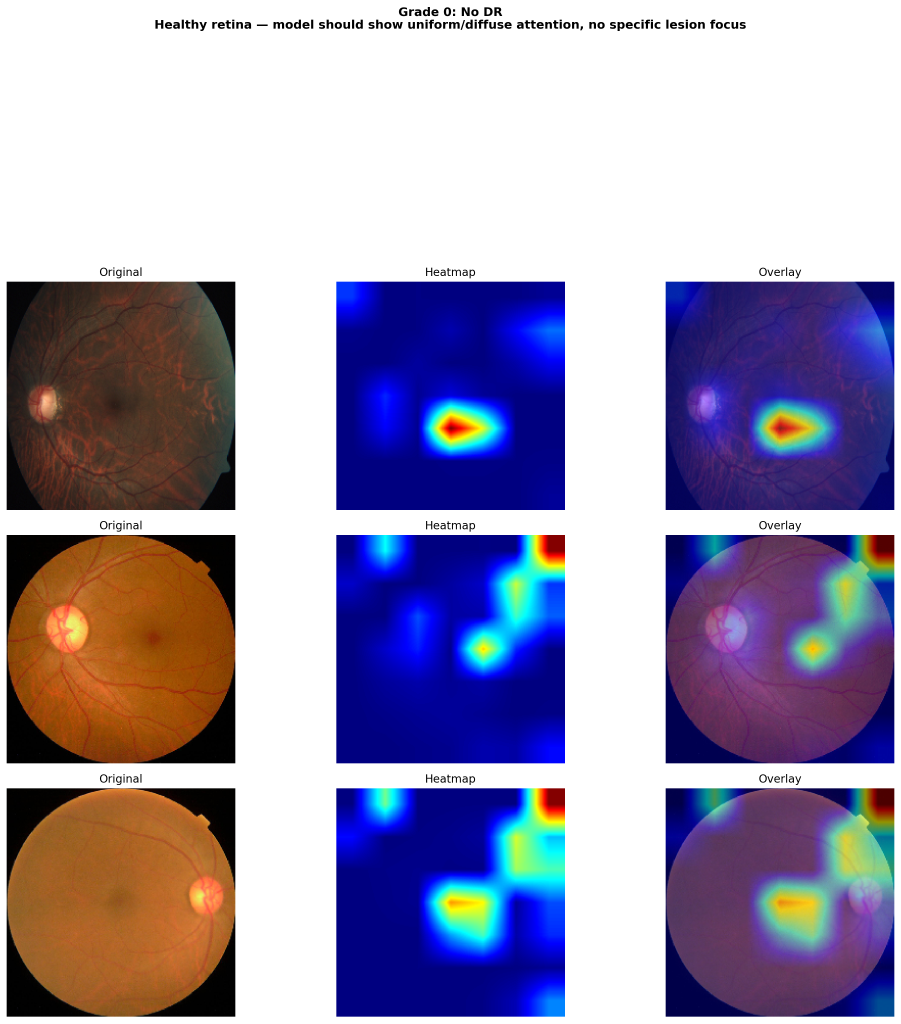
#> input picture saved/exp2_resnet50/gradcam/gradcam_grade_0_detail.png, 2702 x 3070 px (shown at 1/3 size); its folder holds only this picture in this run
$ python -i preprocess_v2.py   (imports and definitions only)
#> lines starting #> are read from the running program, lines starting #| are printed output that depends on the picture
"""
preprocess_v2.py — Fixed augmentation pipeline
=================================================

Changes from v1:
1. Removed `p=0.8` from A.Compose (was silently skipping ALL augmentations 20% of the time)
2. Removed A.GaussNoise and A.ElasticTransform (breaking API changes in albumentations >= 2.0)
3. Added medically-appropriate augmentations: ColorJitter, CLAHE as aug, GaussianBlur
4. Added ShiftScaleRotate for zoom/scale invariance (critical for varying fundus FOV)
5. Added verify_augmentation() so you can confirm it is actually running

NOTE on "augmentation not visible in cache":
    Cached images are RAW preprocessed images with NO augmentation applied.
    Augmentation happens in-memory at dataset __getitem__ time during training.
    If you open ./data/preprocessed_hybrid/*.png, you will NOT see augmentation.
    To see augmented examples, call verify_augmentation() below.
"""

import cv2
import numpy as np
import albumentations as A
import os
import pandas as pd
from pathlib import Path


# ============================================================================
# PREPROCESSING: Ben Graham + CLAHE  (unchanged from v1)
# ============================================================================

class BenGrahamPreprocessor:
    def __init__(self, image_size: int = 224, kernel_size: int = 31):
        self.image_size = image_size
        self.kernel_size = kernel_size

    # [20 lines left out: function process, not called in this run]


class CLAHEPreprocessor:
    def __init__(self, clip_limit: float = 2.0, tile_size: int = 8, image_size: int = 224):
        self.clip_limit = clip_limit
        self.tile_size = tile_size
        self.image_size = image_size

    def process(self, image_path: str) -> np.ndarray:
        image = cv2.imread(image_path)
#> image is the input picture: shape (3070, 2702, 3); mean B, G, R 177, 150.5, 157.3
        image = cv2.cvtColor(image, cv2.COLOR_BGR2RGB)
        image = cv2.resize(image, (self.image_size, self.image_size),
                           interpolation=cv2.INTER_LINEAR)
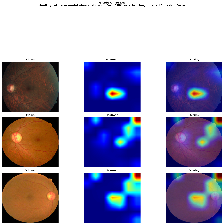
#> image: shape (224, 224, 3); mean R, G, B 158.1, 151.3, 177.6

        clahe = cv2.createCLAHE(clipLimit=self.clip_limit,
                                tileGridSize=(self.tile_size, self.tile_size))
        hsv = cv2.cvtColor(image, cv2.COLOR_RGB2HSV)
#> hsv: shape (224, 224, 3); mean H, S, V 43.1, 98.6, 195.3
        h, s, v = cv2.split(hsv)
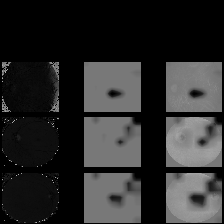
#> h: shape (224, 224); min 0, max 179, mean 43.1
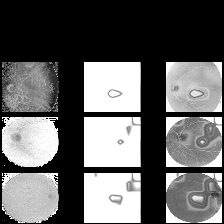
#> s: shape (224, 224); min 0, max 255, mean 98.6
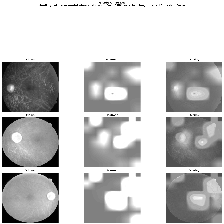
#> v: shape (224, 224); min 0, max 255, mean 195.3
        v = clahe.apply(v)
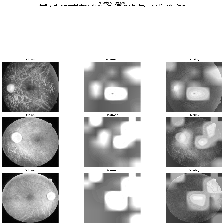
#> v: shape (224, 224); min 1, max 255, mean 194.6
        image = cv2.cvtColor(cv2.merge([h, s, v]), cv2.COLOR_HSV2RGB)
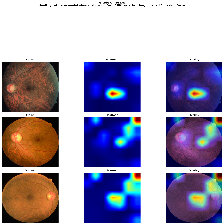
#> image: shape (224, 224, 3); mean R, G, B 159.3, 152.3, 176
        return image


class HybridPreprocessor:
    def __init__(self, image_size: int = 224):
        self.bg = BenGrahamPreprocessor(image_size=image_size)

    # [52 lines left out: functions process, get_train_augmentation, not called in this run]
    # NOTE: no p= at the Compose level → the pipeline is ALWAYS entered.
    # Individual p= values control each transform independently.


def get_val_augmentation():
    """No augmentation for validation — deterministic transforms only."""
    return A.Compose([])


# ============================================================================
# AUGMENTATION VERIFICATION — run this to confirm transforms are working
# ============================================================================

# [147 lines left out: functions verify_augmentation, preprocess_and_cache, create_balanced_train_dataframe, not called in this run]


# [3 lines not run here, left out]

>>> result = CLAHEPreprocessor().process('saved/exp2_resnet50/gradcam/gradcam_grade_0_detail.png')
